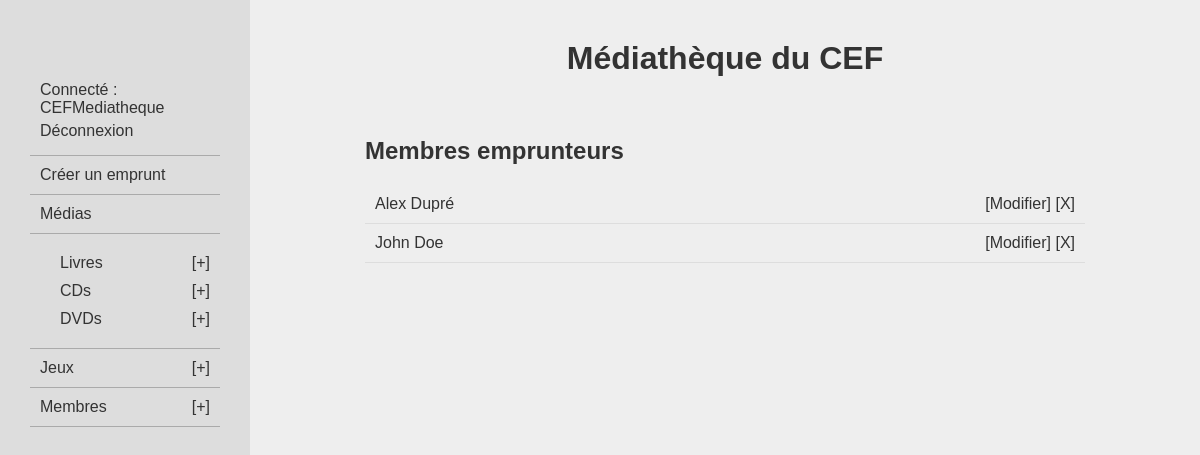
Screenshot of /membres (signed in) with the database file from the repository.
### logisticMediatheque/models.py (models this page shows, shortened)
class Membres (models.Model):
    firstname = models.CharField(max_length=100)
    lastname = models.CharField(max_length=100)
    email = models.EmailField()
    canLoan = models.BooleanField(default=True)
    numLoan = models.IntegerField(default=0)

### logisticMediatheque/views/views_membres.py (the view)
# urls.py: path('membres', views_membres.listMembres, name = 'listMembres'),
def listMembres(request):
    return render(request, "logisticMediatheque/lists/listMembres.html", {"membres": Membres.objects.all()})

### logisticMediatheque/templates/logisticMediatheque/lists/listMembres.html
{% extends 'logisticMediatheque/base.html' %}
{% block content %}
    <h2>Membres emprunteurs</h2>
    {% for membre in membres %}
    <div class="item">
        <a href="{% url 'logisticMediatheque:membreDetail' membre.id %}">{{membre.firstname}} {{membre.lastname}}</a>
        <div class="itemActions">
            <a href="{% url 'logisticMediatheque:updateMembre' membre.id %}">[Modifier]</a>
            <a href="{% url 'logisticMediatheque:removeMembre' membre.id %}">[X]</a>
        </div>
    </div>
    {% endfor %}
{% endblock content %}

### logisticMediatheque/templates/logisticMediatheque/menus/menuAuth.html
<li class="auth">
    {% if user.is_authenticated %}
        <p>Connecté : {{user.username}}</p>
        <p><a href="{% url 'manage:logout' %}">Déconnexion</a></p>
    {% else %}
        <p><a href="{% url 'manage:login' %}">Connexion</a></p>
    {% endif %}
</li>

### mediathequeCEF/static/css/style.css (style rules this page uses)
body { background-color: #eee; color:#333; font-family: sans-serif; margin:0; box-sizing: border-box; }
li { margin: 10px 0; }
a { text-decoration: none; color:#333; }
p { margin: 5px 0; }
#itemNav > ul > li { border-bottom: 1px solid #aaa; margin: 0; padding: 10px; }
.item { border-bottom: 1px solid #ddd; margin: 0; padding: 10px; display: flex; justify-content: space-between; }

### rows the page displays
Membres: firstname "Alex", lastname "Dupré"
Membres: firstname "John", lastname "Doe"

### other values shown
{{ user.username }} "CEFMediatheque"
